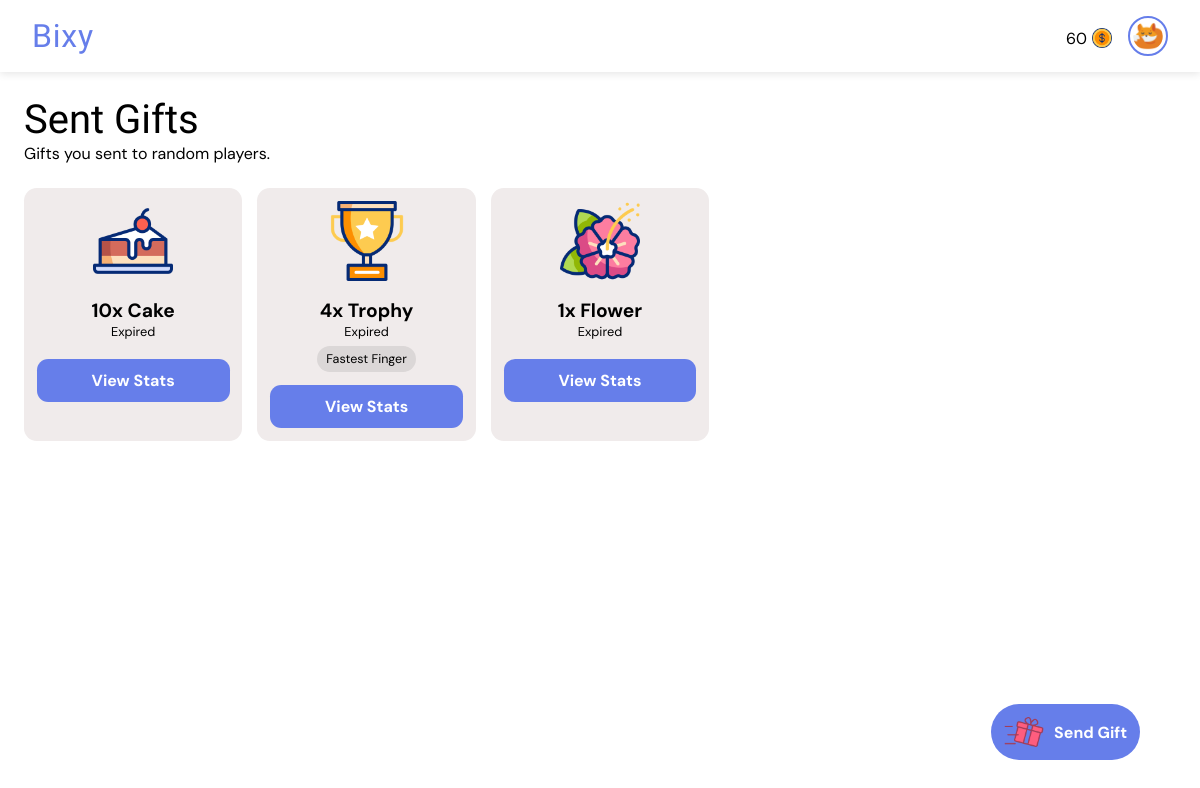
The page /gifts/sent/ (signed in) on the database its author committed.
### giftapp/models.py (models this page shows, shortened)
class User(AbstractUser):
    gender = models.CharField(max_length=6, choices=GENDERS, default=GENDERS[0][0])
    is_verified = models.BooleanField(default=False, help_text="If the user's email address is verified or not.")
    email = models.EmailField(unique=True, blank=False, null=False)
    new_email = models.EmailField(unique=False, blank=True, null=True)
    coins = models.PositiveIntegerField(default=0)
    won_coins = models.PositiveIntegerField(default=0)
    keys = models.PositiveIntegerField(default=0)
    verify_code = models.CharField(max_length=255, null=True, blank=True)
    change_email_code = models.CharField(max_length=255, null=True, blank=True)
    profile_pic = models.ForeignKey(ProfilePicture, on_delete=models.SET_NULL, related_name='owners', null=True)
    deactivated_at = models.DateTimeField(null=True, blank=True)
    USERNAME_FIELD = "email"
    REQUIRED_FIELDS = ["username"]

class ProfilePicture(models.Model):
    name = models.CharField(max_length=50, null=False, blank=False)
    image = models.ImageField(null=False, blank=False, upload_to='profile_pics')

class GiftTransaction(models.Model):
    gifter = models.ForeignKey(User, on_delete=models.CASCADE, related_name="gifts_sent")
    recipient = models.ForeignKey(User, on_delete=models.CASCADE, related_name="gifts_received", null=True, blank=True)
    gift = models.ForeignKey(Gift, on_delete=models.CASCADE, related_name='transactions')
    quantity = models.PositiveIntegerField(default=1, help_text="Number of this gift to buy.")
    cost = models.PositiveIntegerField(default=0, help_text="Number of coins paid to reveal the gift early. FF gifts cannot have early reveal cost greater than 0.")
    fee = models.PositiveIntegerField(default=0, help_text="Number of coins paid to claim FF gifts if paid.")
    paid_users = models.ManyToManyField(User, related_name="paid_gifts", blank=True)
    message = models.CharField(max_length=255, blank=True)
    is_visible = models.BooleanField(default=True, help_text="If the actual gift is shown or hidden.")
    is_fastest_finger = models.BooleanField(default=False, help_text="If the gift is won by fastest finger only.")
    expire_rate = models.PositiveIntegerField(default=1, help_text="Number of hours before the gift expires (1 - 24). Must be greater than drop rate.")
    drop_rate = models.PositiveIntegerField(default=0, help_text="Number of hours before the gift drops (0 - 23).")
    expire_date = models.DateTimeField(default=timezone.now)
    drop_date = models.DateTimeField(default=timezone.now)
    created_at = models.DateTimeField(default=timezone.now)
    reveals = models.ManyToManyField(User, related_name="gift_reveals", blank=True)
    claimed_by = models.ForeignKey(
        User, null=True, blank=True, on_delete=models.SET_NULL, related_name="gifts_claimed"
    )
    def seconds_until_expire(self):
        delta = self.expire_date - timezone.now()
        return max(0, int(delta.total_seconds()))
    def seconds_until_drop(self):
        delta = self.drop_date - timezone.now()
        return max(0, int(delta.total_seconds()))
    def is_due_for_drop(self):
        return self.seconds_until_drop() <= 0
    def expire_bar_percent(self):
        return int((self.seconds_until_expire() / (self.expire_rate * 60 * 60)) * 100)

class Gift(models.Model):
    name = models.CharField(max_length=50, null=True, blank=True)
    cost = models.PositiveIntegerField(default=0)
    image = models.ImageField(null=True, blank=True, upload_to='gift_images')
    gif = models.FileField(null=True, blank=True, upload_to='gift_gifs')

### giftapp/views.py (the view)
# urls.py: path("gifts/sent/", views.sent_gifts, name="sent_gifts"),
@login_required
def sent_gifts(request):
    sent = GiftTransaction.objects.annotate(
        due_for_expire=ExpressionWrapper(
            Q(expire_date__lt=timezone.now()), output_field=BooleanField()
        ),
        seconds_before_drop=ExpressionWrapper(
            F("drop_date") - timezone.now(), output_field=DurationField()
        ),
        seconds_before_expire=ExpressionWrapper(
            F("expire_date") - timezone.now(), output_field=DurationField()
        )
    ).filter(gifter=request.user).all().order_by('seconds_before_drop', 'seconds_before_expire')
    context = {
        "gift_transactions": sent,
    }
    return render(request, "sent_gifts.html", context)

### templates/sent_gifts.html (shortened to what this page needs)
{% extends 'base.html' %}
{% load static %}
{% load humanize %}
{% load timefilters %}
{% block title %}
<link rel="stylesheet" href="{% static 'css/all_gifts.css' %}">
{% endblock %}
{% block body %}
<div class="heading">
    <h1>Sent Gifts</h1>
    <p>Gifts you sent to random players.</p>
</div>
{% if gift_transactions|length > 0 %}
<div class="card-container">
    {% for gift_transaction in gift_transactions %}
    <div class="card">
        <div class="gift-image">
            <img src="{{ gift_transaction.gift.image.url }}" alt="Gift image">
        </div>
        <div class="gift-info">
            <h1>{{ gift_transaction.quantity|intcomma }}x {{ gift_transaction.gift.name }}</h1>
            {% if not gift_transaction.due_for_expire %}
            {% if gift_transaction.drop_rate > 0 %}
            {% if gift_transaction.is_due_for_drop %}
            <p class="timer" id="{{ gift_transaction.id }}" data-prefix="Expires"
                data-seconds="{{ gift_transaction.seconds_until_expire }}">Expires in --:--:--:--</p>
            {% else %}
            <p class="timer" id="{{ gift_transaction.id }}" data-prefix="Drops"
                data-seconds="{{ gift_transaction.seconds_until_drop }}">Drops in --:--:--:--</p>
            {% endif %}
            {% else %}
            <p class="timer" id="{{ gift_transaction.id }}" data-prefix="Expires"
                data-seconds="{{ gift_transaction.seconds_until_expire }}">Expires in --:--:--:--</p>
            {% endif %}
            {% else %}
            <p>Expired</p>
            {% endif %}
            <div class="tags">
                {% if gift_transaction.is_fastest_finger %}
                <p class="tag">Fastest Finger</p>
                {% endif %}
            </div>
        </div>
        <a href="{% url 'view_gift_stats' gift_transaction.id %}">View Stats</a>
    </div>
    {% endfor %}
</div>
{% else %}
<div class="empty">
    <img src="{% static 'images/empty-box.png' %}" alt="No content image">
    <h1>Feels Empty Here.</h1>
    <a href="{% url 'sent_gifts' %}">Refresh</a>
</div>
{% endif %}
{% endblock %}
{% block other %}
<a href="{% url 'send_gift' %}" class="send">
    <img src="{% static 'images/giftbox (1).png' %}" alt="Send gift image">
    <p>Send Gift</p>
</a>
{% endblock %}

### templates/base.html (shortened to what this page needs)
<!DOCTYPE html>
<html lang="en">
<head>
    {% load static %}
    {% load humanize %}
    {% load timefilters %}
    {% block title %} {% endblock %}
</head>
<body>
    <nav class="navbar">
        <div class="logo-container" role="link" tabindex="0">
            <a href="{% url 'all_gifts' %}" class="logo-text">Bixy</a>
        </div>
        <div class="profile-section" id="profileSection">
            {% if request.user.is_authenticated %}
            <a href="{% url 'buy_coins' %}" style="text-decoration: none; color: black;">
                <div class="cost">
                    <p>{{ request.user.coins|intcomma }}</p>
                    <img src="{% static 'images/dollar.png' %}" alt="Gift image">
                </div>
            </a>
            <a href="{% url 'profile' %}">
                <img src="{{ request.user.profile_pic.image.url }}" alt="Profile picture" class="profile-pic" />
            </a>
            {% else %}
            <a href="{% url 'signin' %}" class="btn login">Login</a>
            <a href="{% url 'signup' %}" class="btn signup">Sign Up</a>
            {% endif %}
        </div>
    </nav>
    <main>
        <section>
            {% block body %} {% endblock %}
        </section>
    </main>
    {% block other %} {% endblock %}
</body>
</html>

### static/css/all_gifts.css (style rules this page uses)
* { margin: 0; padding: 0; box-sizing: border-box; font-family: "DM Sans", sans-serif; font-optical-sizing: auto; font-style: normal; }
html { font-size: 16px; }
:root { --background-color: white; --text-color: black; --button-color: #667eea; --link-color: #667eea; --card-background-color: rgb(240, 235, 235); --card-text-color: var(--text-color); --card-button-color: white; --tag-bg: #dbd7d7; --tag-text: black; }
body { background-color: var(--background-color); }
.navbar { display: flex; justify-content: space-between; align-items: center; padding: 1rem 2rem; background: white; box-shadow: 0 2px 8px rgba(0, 0, 0, 0.1); position: sticky; top: 0; z-index: 100; }
.logo-container { display: flex; align-items: center; cursor: pointer; user-select: none; }
.logo-text { font-weight: 700; font-size: 2rem; color: #667eea; line-height: 1; letter-spacing: .05rem; font-family: "Passion One", sans-serif; font-weight: 400; font-style: normal; text-decoration: none; }
.profile-section { display: flex; align-items: center; gap: 1rem; }
.profile-pic { width: 40px; height: 40px; border-radius: 50%; object-fit: cover; cursor: pointer; border: 2px solid #667eea; transition: box-shadow 0.3s ease; padding: .2rem; display: block; }
div.heading { padding: 1.5rem 1.5rem 0 1.5rem; }
div.heading h1 { font-family: "Passion One", sans-serif; font-weight: 400; font-style: normal; text-decoration: none; font-size: 2.5rem; }
div.card-container { display: flex; flex-wrap: wrap; gap: 15px; padding: 1.5rem; }
div.card { background-color: var(--card-background-color); color: var(--card-text-color); display: flex; flex-direction: column; align-items: center; padding: 1em; font-size: .8rem; border-radius: 1em; width: calc((100% - 60px) / 5); }
div.gift-image img { width: 100%; height: 80px; }
div.gift-info { display: flex; flex-direction: column; align-items: center; padding: 1em; }
div.gift-info h1 { text-align: center; }
div.tags { display: flex; align-items: center; flex-wrap: wrap; gap: 8px; margin-top: .5em; }
p.tag { background-color: var(--tag-bg); color: var(--tag-text); padding: 5px 9px; border-radius: 15px; font-size: 12.5px; white-space: nowrap; }
div.card a { width: 100%; background-color: var(--link-color); color: var(--card-button-color); padding: .7rem; border: none; border-radius: .7em; font-size: 1rem; font-weight: bold; text-decoration: none; text-align: center; }
a.send { background-color: var(--link-color); color: var(--card-button-color); padding: .5rem .8rem; border: none; border-radius: 4rem; font-size: 1rem; font-weight: bold; text-decoration: none; text-align: center; position: fixed; right: 5%; bottom: 5%; display: flex; align-items: center; gap: 10px; animation-name: zoom; animation-duration: 3s; animation-iteration-count: infinite; animation-timing-function: ease; }
a.send img { width: 40px; height: 40px; }
div.cost { display: flex; align-items: center; gap: 5px; justify-content: center; margin-top: .3rem; }
div.cost img { width: 20px !important; height: 20px !important; }

### rows shown on the page
User: user.coins "60", user.profile_pic.image (picture)
GiftTransaction: gift.image (picture), quantity "10", gift.name "Cake", shows "Expired"
GiftTransaction: gift.image (picture), quantity "4", gift.name "Trophy", shows "Expired", is_fastest_finger "Fastest Finger"
GiftTransaction: gift.image (picture), quantity "1", gift.name "Flower", shows "Expired"
